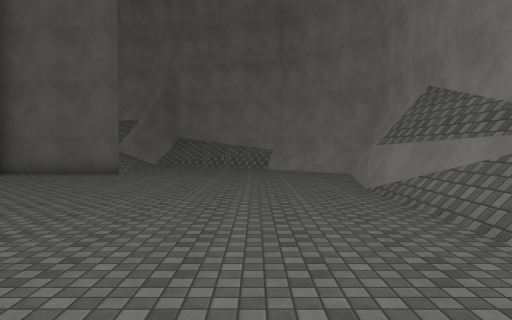
View 1 (above)

16 first-person views from a walk through a Unity game level. The camera is 1.5 m above the floor, tilts 2° down and sees 70° across. The floor is counted in squares, 2 m on a side. Each view is taken from the middle of a square. On the plan, view 1 faces up. The plan holds only what a view shows up to about 11 squares ahead; the rest is blank. Surface patterns are stand-ins for the level's own textures.

View 2
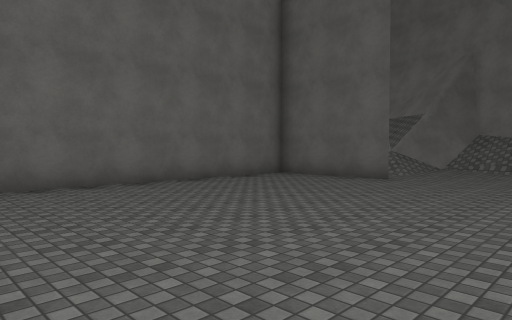

View 3
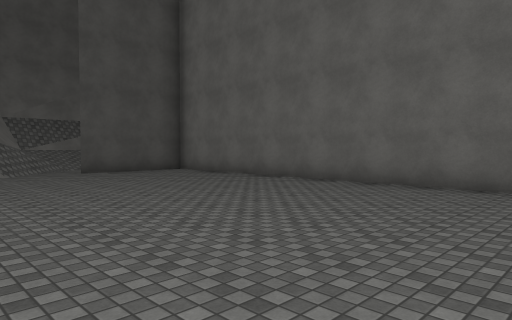

View 4
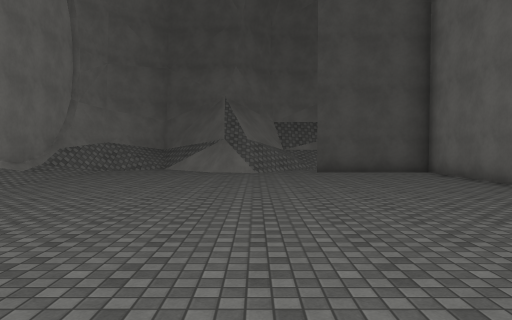

View 5
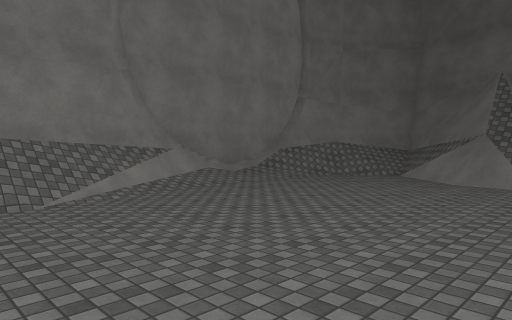

View 6
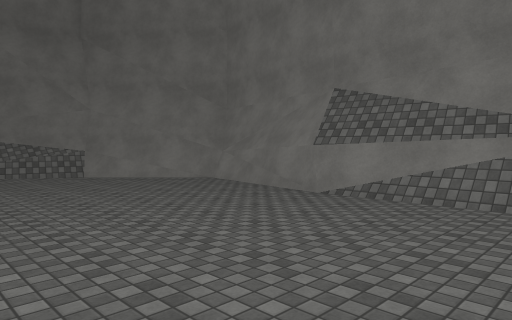

View 7
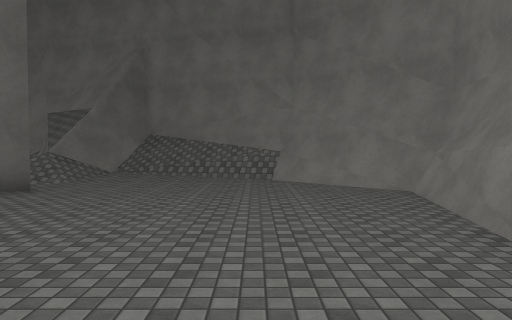

View 8
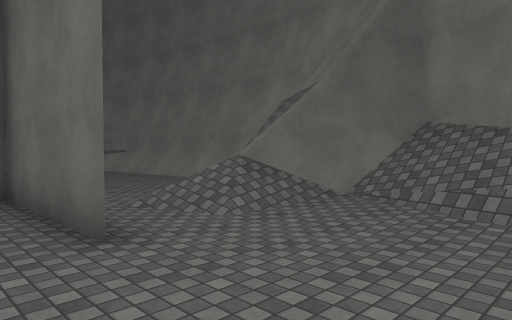

View 9
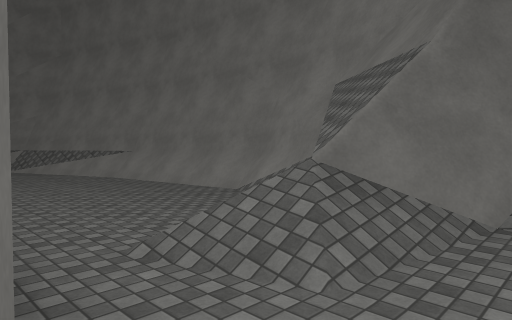

View 10
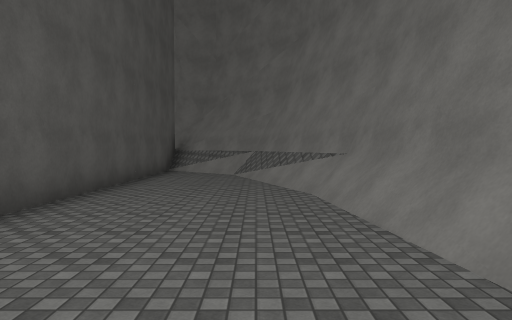

View 11
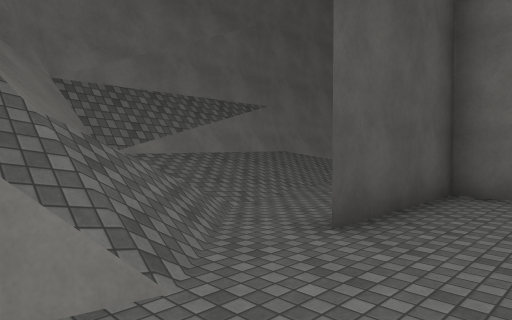

View 12
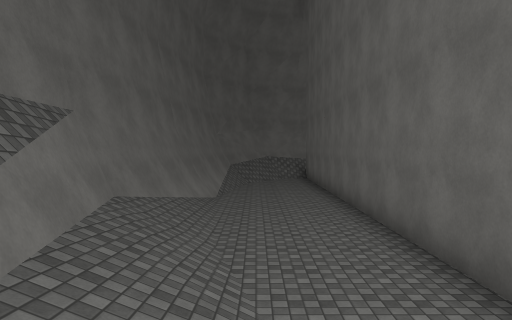

View 13
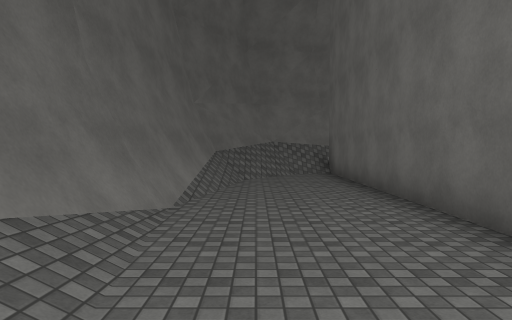

View 14
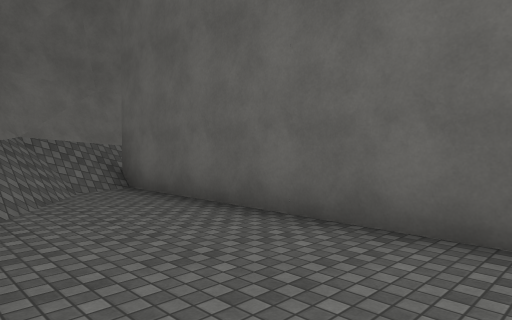

View 15
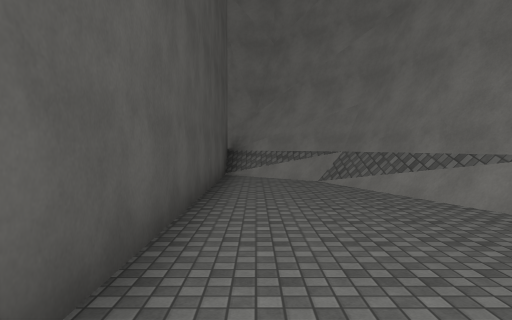

View 16
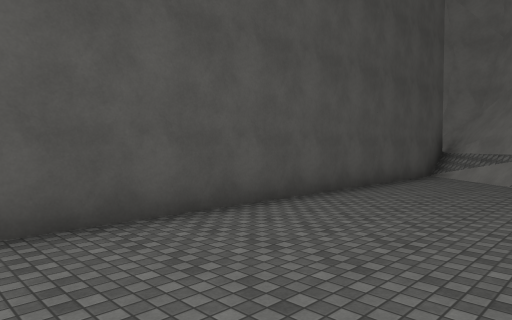

### Floor plan
Key: @ floor where view 1 was taken; # wall or solid block; . floor; / step, stairs or slope; = window, fence, low wall or low ledge.
Columns run from 20 left of view 1 to 4 right of it. Each row starts with its distance up from view 1.
 15        #############
 14    ######=.../###//###
 13    #/=......../#/////#
 12   ##/..........//....##
 11  ##/..................##
 10  ################......#
  9             #..........#
  8             #........./#
  7             #........./#
  6             #........./#
  5             #........./#
  4             #........./#
  3             #........./
  2             #.........//#
  1             #.........//#
  0             #.......@..=#
 -1             #........../#
 -2             #........../#
 -3             #........../#
 -4 #     ########........./#
 -5 #/#####......####./=.../#
 -6 #//..............//==///#
 -7 ##//..........////#=#//##
 -8  #######/////////=######
 -9       #############

Where each view was taken, in squares from view 1:
view 1: 0 up, 0 right, facing up
view 2: 2 up, 0 right, facing up-left
view 3: 6 up, 0 right, facing down-left
view 4: 6 up, 2 left, facing down
view 5: 3 up, 3 left, facing down-right
view 6: 3 up, 3 left, facing up-right
view 7: 4 up, 0 right, facing up
view 8: 9 up, 1 left, facing up-left
view 9: 10 up, 3 left, facing up-left
view 10: 13 up, 6 left, facing left
view 11: 3 down, 1 left, facing down-left
view 12: 7 down, 3 left, facing left
view 13: 7 down, 8 left, facing left
view 14: 8 down, 12 left, facing up-left
view 15: 11 up, 8 left, facing left
view 16: 14 up, 7 left, facing down-left
